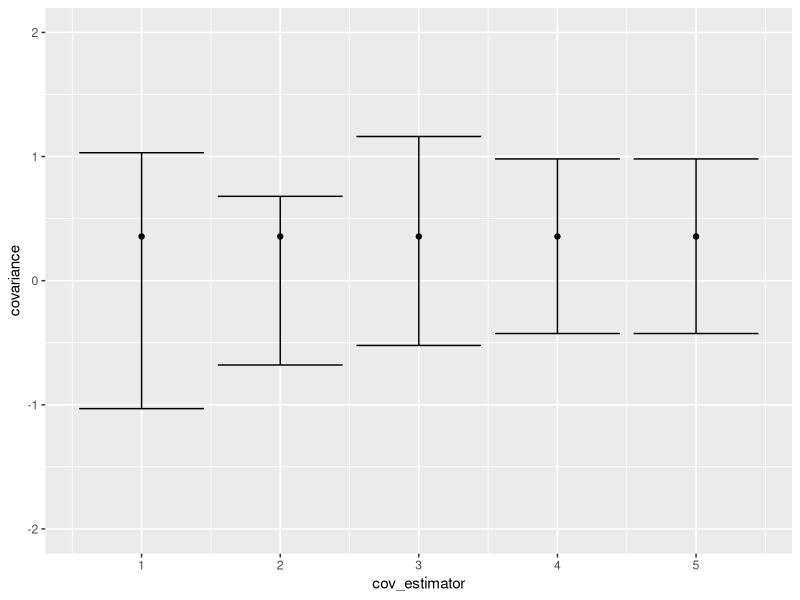

Recreate this plot in R.
library(MASS)

# --------------- generate data ---------------
set.seed(20)
nbs = c(rep(6, 10))  # number of units in each block
n = sum(nbs)  # sample size
B = length(nbs)  # number of blocks

ws = rnorm(n=n, mean=50, sd=10)
#ws = B * ws / sum(ws)  # weights standardized to summation = B
W = sum(ws)
mu = sum(ws) / W

K = 3  # number of treatment arms
r = 0.5  # correlation of potential outcomes
ys = mvrnorm(n=n, mu=rep(0,K), Sigma=(diag(1-r, K) + r)*10)  # potential outcomes

a = 1
b = 1
c = 1
alphab = qnorm(1 - seq(1, B) / (B+1)) * a
betab = 5 + qnorm(1 - seq(1, B) / (B+1)) * b
betab2 = 8 + qnorm(1 - seq(1, B) / (B+1)) * c
ys = ys + cbind(rep(alphab, each=nbs[1]), 
                rep(betab, each=nbs[1]),
                rep(betab2, each=nbs[1]))  # adjust the expectation of y

pi_all = matrix(rep(1/K, n*K), nrow=n)  # propensity scores, n by K
nbk_all = 6 * pi_all
pi = matrix(rep(1/K, B*K), nrow=B)  # propensity scores, B by K
nbk = 6 * pi

rhok = c(sum(ws * ys[,1]), sum(ws * ys[,2]), sum(ws * ys[,3]))  # ratio parameter
rhok = rhok / sum(ws)


# ---------- repeat sampling and estimation ----------
iter = 5000

theta = matrix(nrow=iter, ncol=K)
varest1 = matrix(nrow=iter, ncol=K-1)
varest3 = matrix(nrow=iter, ncol=K-1)

covest1 = matrix(nrow=iter, ncol=(K-1)/2)
covest22 = matrix(nrow=iter, ncol=(K-1)/2)  # the new cov est for small strata 
covest2 = matrix(nrow=iter, ncol=(K-1))  
covest3 = matrix(nrow=iter, ncol=(K-1)) 
#covest4 = matrix(nrow=iter, ncol=(K-1))
covest5 = matrix(nrow=iter, ncol=(K-1))  # the new cov est for large strata


mean_ss <- function(a,b){
  # calculate the cross term difference squared
  t = 0
  for (i in 1:length(a)){
    for (j in 1:length(b)){
      t = t + (a[i] - b[j])^2
    }
  }
  return (t/length(a)/length(b))
}


scd_term <- function(a,nb){
  # calculate the second term in the covariance est 3
  t = 0
  nbl = length(a)
  for (i in 1:nbl){
    t = t + a[i]^2
    for (j in 1:nbl){
      if (j != i){
        t = t + (nb-1) / (nbl-1) * a[i]*a[j]
      }
    }
  }
  return (t * nb / nbl)
}

thd_term_1 <- function(a,b,pil,pim,nb){
  # calculate the third term in the covariance est 3
  t = 0
  nbl = length(a)
  nbm = length(b)
  for (i in 1:nbl){
    for (j in 1:nbm)
      t = t + a[i] * b[j]
  }
  t = nb * (nb-1) / nbl / nbm * (nbl / nb) * nbm / (nb-1) / pil / pim * t
  return (t)
}

thd_term <- function(a,b,c,pi1,pi2,pi3,nb){
  # calculate the third term in the covariance est 3
  t = - thd_term_1(a,b,pi1,pi2,nb) - thd_term_1(a,c,pi1,pi3,nb) + 
    thd_term_1(b,c,pi2,pi3,nb)
  return (t)
}


for (i in 1:iter){
  yobs = c()  # observed y's
  zobs = c()  # treatment assignment, ctl 1, trt 2,3
  for (b in 1:B){
    assig = sample(c(1,1,2,2,3,3))
    zobs = c(zobs, assig)
    yobs = c(yobs, diag(ys[(sum(nbs[1:b])-nbs[b]+1):(sum(nbs[1:b])), assig]))
    
  }
  # Hajek estimators
  thetak = c()
  
  gammas = cbind(nbk_all[,1] * ws, nbk_all[,2] * ws, nbk_all[,3] * ws) / mu
  # gamma (or xps and yps) n by K
  gamsbk = matrix(nrow=B, ncol=K)  # s^2 b,j
  sigmab = matrix(nrow=B, ncol=K)  # hat sigma b,j
  
  nu1 = matrix(nrow=B, ncol=K-1)  # nu1_b,0k
  nu3 = matrix(nrow=B, ncol=K-1)  # nu3_b,0k
  
  gammas_cov = cbind(ws, ws, ws) / mu  # gamma' for covariance estimation
  bd3 = matrix(nrow=B, ncol=K-2)  # bound 2 0,k,j
  bd2 = matrix(nrow=B, ncol=2*(K-2))  # bound 2.2, 0,k,j
  #bd4 = matrix(nrow=B, ncol=2*(K-2))  # bound 3 0,k,j
  bd5 = matrix(nrow=B, ncol=2*(K-2))  # bound for large strata
  
  for (k in 1:K){
    indk = (zobs == k)
    tk = sum(ws[indk] * yobs[indk] / pi_all[indk, k]) /
      sum(ws[indk] / pi_all[indk, k])
    thetak = c(thetak, tk)
    
    gammas[indk] = gammas[indk] / pi_all[indk, k] * (yobs[indk] - thetak[k])
    gammas_cov[indk] = gammas_cov[indk] * (yobs[indk] - thetak[k])
    
    for (b in 1:B){
      in_b = (sum(nbs[1:b])-nbs[b]+1):(sum(nbs[1:b]))  # indices of units in block b
      indbk = (zobs[(nbs[1]*b-5):(nbs[1]*b)] == k)
      gamsbk[b,k] = sd(gammas[in_b,k][indbk])^2
      sigmab[b,k] = gamsbk[b,k] * (nbs[b] - nbs[b]*pi[b,k]) / nbs[b]^2 / pi[b,k]
      
      # variance estimators by block
      if (k > 1){
        indb0 = (zobs[(nbs[1]*b-5):(nbs[1]*b)] == 1)
        nu1[b,k-1] = nbs[b] / (nbs[b] - nbk[b,1]) * sigmab[b,1] +
          nbs[b] / (nbs[b] - nbk[b,k]) * sigmab[b,k]
        
        nu3[b,k-1] = 
          mean_ss(gammas[in_b,k][indbk], gammas[in_b,1][indb0]) - 
          (nbk[b,1]-1) / nbk[b,1] * gamsbk[b,1] - 
          (nbk[b,k]-1) / nbk[b,k] * gamsbk[b,k] 
      }
      
      # covariance estimators by block
      if (k > 2){
        indbj = (zobs[(nbs[1]*b-5):(nbs[1]*b)] == (k-1))
        
        bd3[b,k-2] = sqrt(sigmab[b,1]*sigmab[b,k-1]) + 
          sqrt(sigmab[b,1]*sigmab[b,k]) + sqrt(sigmab[b,k-1]*sigmab[b,k])
        
        bd2[b,k-2] = - 
          mean_ss(gammas_cov[in_b,k][indbk]/pi[b,k],
                  gammas_cov[in_b,1][indb0]/pi[b,1]) /
          (2 + 2 / (nbs[b] - 1)) -
          mean_ss(gammas_cov[in_b,k-1][indbj]/pi[b,k-1],
                  gammas_cov[in_b,1][indb0]/pi[b,1]) /
          (2 + 2 / (nbs[b] - 1)) - 
          mean_ss(gammas_cov[in_b,k][indbk]/pi[b,k],
                  gammas_cov[in_b,k-1][indbj]/pi[b,k-1]) /
          (2 - 2 / (nbs[b] - 1))
        
        bd2[b,k-1] =  
          mean_ss(gammas_cov[in_b,k][indbk]/pi[b,k],
                  gammas_cov[in_b,1][indb0]/pi[b,1]) /
          (2 - 2 / (nbs[b] - 1)) +
          mean_ss(gammas_cov[in_b,k-1][indbj]/pi[b,k-1],
                  gammas_cov[in_b,1][indb0]/pi[b,1]) /
          (2 - 2 / (nbs[b] - 1)) + 
          mean_ss(gammas_cov[in_b,k][indbk]/pi[b,k],
                  gammas_cov[in_b,k-1][indbj]/pi[b,k-1]) /
          (2 + 2 / (nbs[b] - 1))
        
        #bd4[b,k-2] = 
        #  scd_term(gammas_cov[in_b,1][indb0], nbk[b,1] + nbk[b,k]) +
        #  scd_term(gammas_cov[in_b,k-1][indbj], nbk[b,1] + nbk[b,k]) +
        #  scd_term(gammas_cov[in_b,k][indbk], nbk[b,1] + nbk[b,k])
        #bd4[b,k-1] = thd_term(
        #  gammas_cov[in_b,1][indb0],
        #  gammas_cov[in_b,k-1][indbj],
        #  gammas_cov[in_b,k][indbk],
        #  pi[b,1],
        #  pi[b,k-1],
        #  pi[b,k],
        #  nbk[b,1] + nbk[b,k]
        #)
        
        bd5[b,k-2] = sigmab[b,1] - 
          2/nbs[b] * sum(sqrt(gamsbk[b,] * gamsbk[b,c(2,3,1)]))
        bd5[b,k-1] = sigmab[b,1] + 
          2/nbs[b] * sum(sqrt(gamsbk[b,] * gamsbk[b,c(2,3,1)]))
      }
    }
    
    # variance estimators
    if (k > 1){
      varest1[i,k-1] = sum(nu1[,k-1]) / W^2
      varest3[i,k-1] = sum(nu3[,k-1]) / W^2
    }
    # covariance estimators
    if (k > 2){
      covest1[i,k-2] = sqrt(varest1[i,k-2] * varest1[i,k-1])
      
      covest22[i,k-2] = sum(sqrt(nu3[,1] * nu3[,2])) / W^2
      
      covest3[i,k-2] = (sum(sigmab[,1]) - sum(bd3[,k-2])) / W^2
      covest3[i,k-1] = (sum(sigmab[,1]) + sum(bd3[,k-2])) / W^2
      
      covest2[i,k-2] = (sum(sigmab[,1]) + sum(bd2[,k-2])) / W^2
      covest2[i,k-1] = (sum(sigmab[,1]) + sum(bd2[,k-1])) / W^2
      
      #covest4[i,k-2] = mean(sigmab[,1]) - mean(bd3[,k-2]) + mean(bd4[,k-1])
      #covest4[i,k-1] = mean(sigmab[,1]) + mean(bd3[,k-2]) + mean(bd4[,k-1])
      
      covest5[i,k-2] = sum(bd5[,k-2]) / W^2
      covest5[i,k-1] = sum(bd5[,k-1]) / W^2
    }
    
  }
  
  theta[i,] = thetak
  
}



# --------------- simulation results ---------------
library(xtable)
# point estimate (Hajek estimator)
rhok  # true ratios
colMeans(theta)
bias = c(mean(theta[,2] - theta[,1]) - (rhok[2] - rhok[1]),
         mean(theta[,3] - theta[,1]) - (rhok[3] - rhok[1]))
std = c(sd(theta[,2] - theta[,1]), sd(theta[,3] - theta[,1]))
rmse = sqrt(bias^2 + std^2)

hajek_res = cbind(bias, std, rmse)  # results, 3 x 2

# confidence interval lengths
CI_length = c(mean(qnorm(0.975) * sqrt(varest1[,1])),
              mean(qnorm(0.975) * sqrt(varest1[,2])))
CI_length2 = c(mean(qnorm(0.975) * sqrt(varest3[,1])),
               mean(qnorm(0.975) * sqrt(varest3[,2])))

# confidence intervals coverage
Coverage = c(
  sum(theta[,2] - theta[,1] - qnorm(0.975) * sqrt(varest1[,1]) < rhok[2] - rhok[1]
      &
        theta[,2] - theta[,1] + qnorm(0.975) * sqrt(varest1[,1]) > rhok[2] - rhok[1]
  ) / iter * 100,
  sum(theta[,3] - theta[,1] - qnorm(0.975) * sqrt(varest1[,2]) < rhok[3] - rhok[1]
      & 
        theta[,3] - theta[,1] + qnorm(0.975) * sqrt(varest1[,2]) > rhok[3] - rhok[1]
  ) / iter * 100)

Coverage2 = c(
  sum(theta[,2] - theta[,1] - qnorm(0.975) * sqrt(varest3[,1]) < rhok[2] - rhok[1]
      &
        theta[,2] - theta[,1] + qnorm(0.975) * sqrt(varest3[,1]) > rhok[2] - rhok[1]
  ) / iter * 100,
  sum(theta[,3] - theta[,1] - qnorm(0.975) * sqrt(varest3[,2]) < rhok[3] - rhok[1]
      & 
        theta[,3] - theta[,1] + qnorm(0.975) * sqrt(varest3[,2]) > rhok[3] - rhok[1]
  ) / iter * 100)

xtable(x = rbind(
  cbind(matrix(rep(hajek_res, each=2), nrow=4)[1:2,], CI_length, Coverage), 
  cbind(matrix(rep(hajek_res, each=2), nrow=4)[3:4,], CI_length2, Coverage2)),
  caption = "Simulation results",
  label = "tab:",
  align = rep("c", 6),
  digits = c(rep(4,5), 2)
)


# variance estimates
var1true = sd(theta[,2] - theta[,1])^2  # empirical variances
var2true = sd(theta[,3] - theta[,1])^2

est_infl = c(abs(colMeans(varest1)[1] - var1true) / var1true * 100,
             abs(colMeans(varest1)[2] - var2true) / var2true * 100,
             abs(colMeans(varest3)[1] - var1true) / var1true * 100,
             abs(colMeans(varest3)[2] - var2true) / var2true * 100)  # estimation inflation

var_std = c(sd(varest1[,1]),  # standard deviations of variance estimators
            sd(varest1[,2]),
            sd(varest3[,1]),
            sd(varest3[,2]))

xtable(x=cbind(est_infl, var_std, 
               c(CI_length, CI_length2), c(Coverage, Coverage2)),
       caption = "Simulation results",
       label = "tab:",
       align = rep("c", 5),
       digits = rep(2, 5))


# covariance estimates
library(ggplot2)
covtrue = cov(theta[,2] - theta[,1], theta[,3] - theta[,1])
# empirical covariance

colMeans(covest1)
colMeans(covest22)
colMeans(covest2)
colMeans(covest3)
colMeans(covest5)
#colMeans(covest4)

ggplot(data.frame(cov_estimator=1:5,
                  covariance=rep(covtrue,5),
                  lower=c(-mean(covest1[,1]), -mean(covest22[,1]), mean(covest2[,1]), 
                          mean(covest3[,1]), mean(covest5[,1])),
                  upper=c(mean(covest1[,1]), mean(covest22[,1]), mean(covest2[,2]), 
                          mean(covest3[,2]), mean(covest5[,2]))
), aes(cov_estimator, covariance)) +   # ggplot2 plot with confidence intervals
  geom_point() +
  geom_errorbar(aes(ymin = lower, ymax = upper)) +
  ylim(-2,2)

sd(covest1)
sd(covest22[,1])  # standard deviation of covariance estimators
sd(covest3[,1])
sd(covest3[,2])
sd(covest5[,1])
sd(covest5[,2])

# coverage rate
sum(-covest1[,1] < covtrue & covest1[,1] > covtrue) / iter * 100
sum(-covest22[,1] < covtrue & covest22[,1] > covtrue) / iter * 100
sum(covest2[,1] < covtrue & covest2[,2] > covtrue) / iter * 100
sum(covest3[,1] < covtrue & covest3[,2] > covtrue) / iter * 100
#sum(covest4[,1] < covtrue & covest4[,2] > covtrue) / iter * 100
sum(covest5[,1] < covtrue & covest5[,2] > covtrue) / iter * 100

#sd(covest2[,1])^2 + abs(colMeans(covest2)[1] - covtrue)^2
#sd(covest2[,2])^2 + abs(colMeans(covest2)[2] - covtrue)^2
#sd(covest3[,1])^2 + abs(colMeans(covest3)[1] - covtrue)^2
#sd(covest3[,2])^2 + abs(colMeans(covest3)[2] - covtrue)^2
